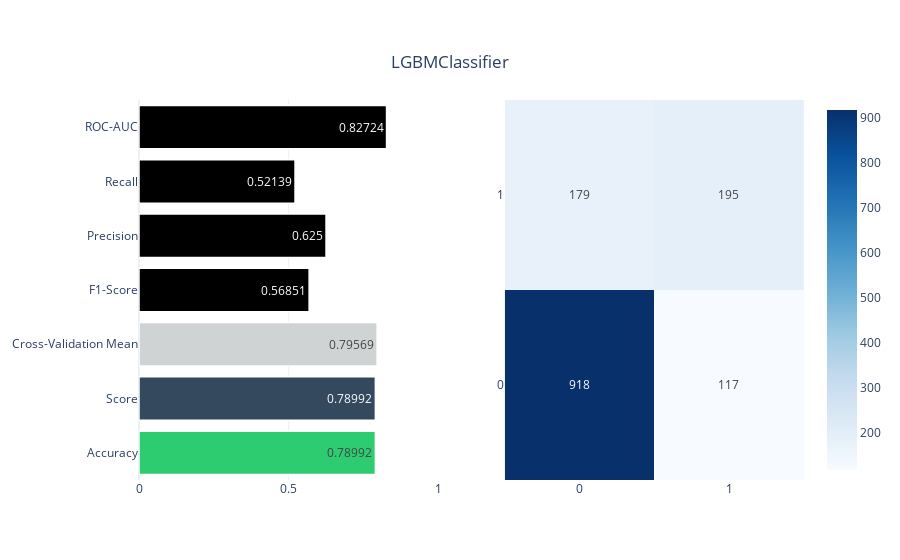

The cell this chart's notebook holds for it:
### Code cell
def clc_ml(model):

    y_pred = model.fit(X_train, y_train).predict(X_test)
    accuracy = accuracy_score(y_test, y_pred)
    roc_auc = roc_auc_score(y_test, model.predict_proba(X_test)[:, 1])
    f1 = f1_score(y_test, y_pred)
    precision = precision_score(y_test, y_pred)
    recall = recall_score(y_test, y_pred)
    score = model.score(X_test, y_test)

    kfold = KFold(n_splits=10, shuffle=True, random_state = random_state)
    cv_results = cross_val_score(model, X, y, cv=kfold, scoring="accuracy")
    cv_mean = cv_results.mean()

    mt_dataframe = pd.DataFrame({'Scores': [accuracy, score, cv_mean, f1, precision, recall, roc_auc],
                                 'Metrics': ['Accuracy',
                                             'Score',
                                             'Cross-Validation Mean',
                                             'F1-Score',
                                             'Precision',
                                             'Recall',
                                             'ROC-AUC',
                                             ]})
    model_results = pd.DataFrame({
        'Model': [name],
        'Accuracy': [accuracy],
        'Score': [score],
        'Cross-Validation Mean': [cv_mean],
        'F1-Score': [f1],
        'Precision': [precision],
        'Recall': [recall],
        'ROC-AUC': [roc_auc],
    })
    metric_res.append(model_results)

    fig = make_subplots(rows=1, cols=2)
    fig.add_trace(go.Bar(x=[round(i, 5) for i in mt_dataframe['Scores']],
                         y=mt_dataframe['Metrics'],
                         text=[round(i, 5) for i in mt_dataframe['Scores']],
                         orientation='h',
                         textposition='inside',
                         name='Scores',
                         marker=dict(color=metric_constraints,
                                     line_color='white',
                                     line_width=1.5)),
                  row=1, col=1)

    import inflect
    # Confusion matrix'in ısı haritasını çizdirme
    cm = confusion_matrix(y_test, y_pred)
    heatmap = go.Heatmap(
        z=cm,
        x=['0', '1'],
        y=['0', '1'],
        colorscale='Blues',
        texttemplate="%{z}"
    )
    fig.add_trace(heatmap, row=1, col=2)

    # İnflect motoru oluşturma
    p = inflect.engine()

    # Örnek veri çerçevesi
    df = px.data.medals_wide(indexed=True)

    # Veriyi izleme eğrisine çevirme ve çizdirme
    heatmap_trace = px.imshow(df, text_auto=True)
    for key in heatmap_trace:
        if 'heatmap' in key:
            fig.add_trace(heatmap_trace[key], row=1, col=2)

    fig.update_layout(title={'text': model.__class__.__name__,
                             'y': 0.9,
                             'x': 0.5,
                             'xanchor': 'center',
                             'yanchor': 'top'},
                      template='plotly_white')
    fig.update_xaxes(range=[0, 1], row=1, col=1)

    iplot(fig)


for name, model in models:
    clc_ml(model)

### Figure 1 — Plotly figure (JSON) as saved in the notebook; plotly's stock layout.template omitted (floating-point values rounded to 4 significant figures)
{"data": [{"marker": {"color": ["#2ECC71", "#34495E", "#D0D3D4"], "line": {"color": "white", "width": 1.5}}, "name": "Scores", "orientation": "h", "text": ["0.78992", "0.78992", "0.79569", "0.56851", "0.625", "0.52139", "0.82724"], "textposition": "inside", "type": "bar", "x": [0.7899, 0.7899, 0.7957, 0.5685, 0.625, 0.5214, 0.8272], "xaxis": "x", "y": ["Accuracy", "Score", "Cross-Validation Mean", "F1-Score", "Precision", "Recall", "ROC-AUC"], "yaxis": "y"}, {"colorscale": [[0, "rgb(247,251,255)"], [0.125, "rgb(222,235,247)"], [0.25, "rgb(198,219,239)"], [0.375, "rgb(158,202,225)"], [0.5, "rgb(107,174,214)"], [0.625, "rgb(66,146,198)"], [0.75, "rgb(33,113,181)"], [0.875, "rgb(8,81,156)"], [1, "rgb(8,48,107)"]], "texttemplate": "%{z}", "type": "heatmap", "x": ["0", "1"], "xaxis": "x2", "y": ["0", "1"], "yaxis": "y2", "z": [[918, 117], [179, 195]]}], "layout": {"title": {"text": "LGBMClassifier", "x": 0.5, "xanchor": "center", "y": 0.9, "yanchor": "top"}, "xaxis": {"anchor": "y", "domain": [0, 0.45], "range": [0, 1]}, "xaxis2": {"anchor": "y2", "domain": [0.55, 1]}, "yaxis": {"anchor": "x", "domain": [0, 1]}, "yaxis2": {"anchor": "x2", "domain": [0, 1]}}}
